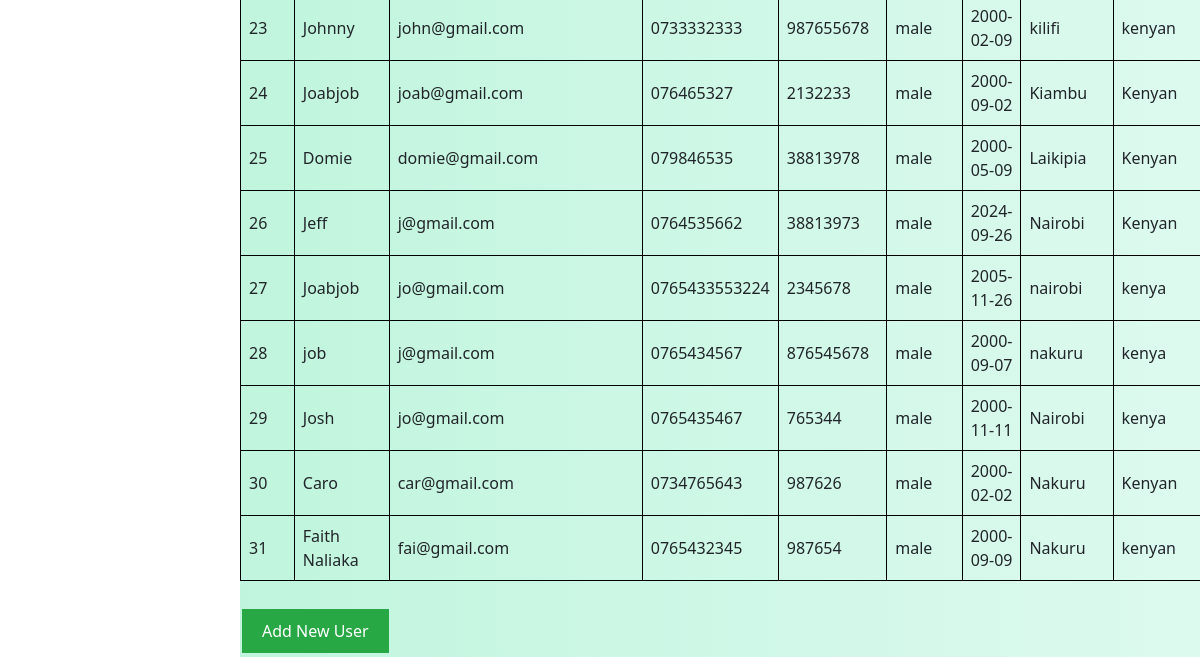
The app's page /fetch_user.php (lower part), older data.
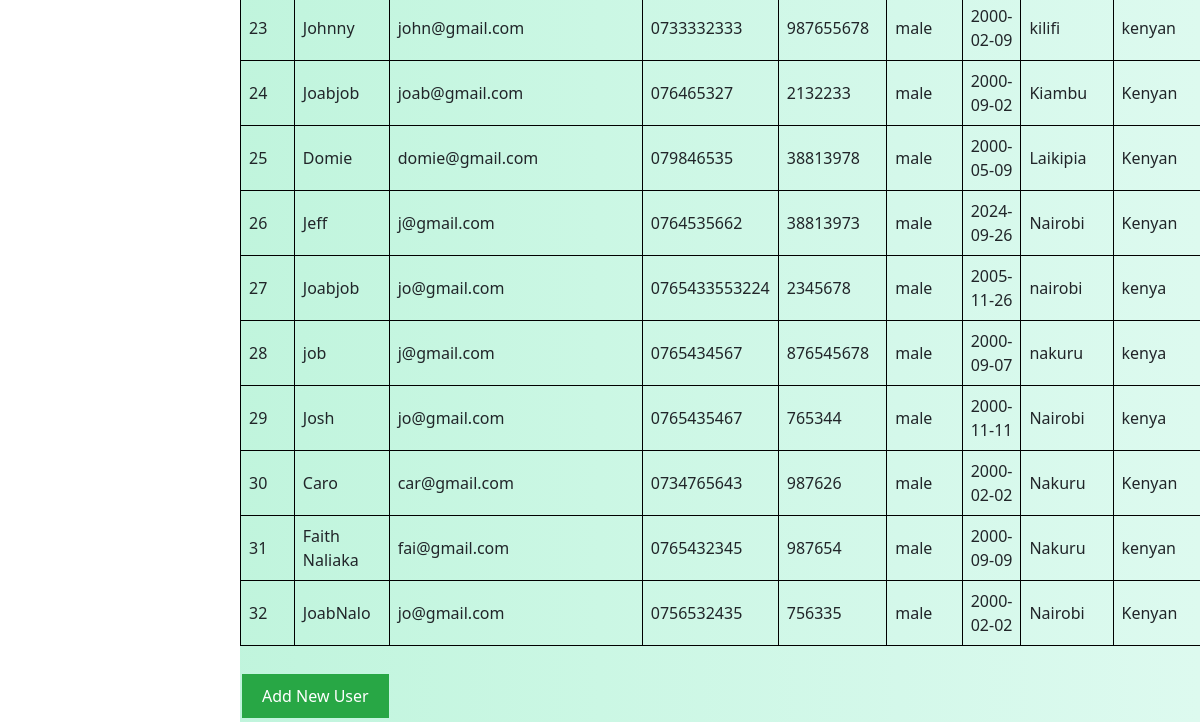
The same page, newer data.
### tables this page shows
CREATE TABLE `users` (
  `User_id` int(20) NOT NULL,
  `fullname` varchar(100) NOT NULL,
  `email` varchar(100) NOT NULL,
  `password` varchar(255) NOT NULL,
  `registration_date` timestamp NOT NULL DEFAULT current_timestamp(),
  `phone` varchar(15) DEFAULT NULL,
  `id_no` varchar(20) DEFAULT NULL,
  `gender` enum('male','female','other') DEFAULT NULL,
  `dob` date DEFAULT NULL,
  `county` varchar(50) DEFAULT NULL,
  `nationality` varchar(50) DEFAULT NULL,
  `application_count` int(11) DEFAULT 0,
  `is_premium` tinyint(1) DEFAULT 0,
  `account_status` varchar(50) DEFAULT 'Active'
);

### fetch_user.php (the view, shortened to what this page needs)
<!DOCTYPE html>
<html lang="en">
<head>
    <link href="https://cdn.jsdelivr.net/npm/bootstrap@5.0.0-beta3/dist/css/bootstrap.min.css" rel="stylesheet" />
    <link rel="stylesheet" href="https://cdnjs.cloudflare.com/ajax/libs/font-awesome/5.15.3/css/all.min.css" />
    <link rel="stylesheet" href="adminpannel.css" />
</head>
<body>
<div class="d-flex" id="wrapper">
        <div class="bg-white" id="sidebar-wrapper">
        </div>
        <div id="page-content-wrapper">
            <?php
require_once 'connect.php';
$sql = "SELECT user_id, fullname, email, password, phone, id_no, gender, dob, county, nationality FROM users";
$result = $conn->query($sql);
if ($result->num_rows > 0) {
    echo "<table>";
    while($row = $result->fetch_assoc()) {
        echo "<tr>";
        echo "<td>" . $row['user_id'] . "</td>";
        echo "<td>" . $row['fullname'] . "</td>";
        echo "<td>" . $row['email'] . "</td>";
        echo "<td>" . $row['phone'] . "</td>";
        echo "<td>" . $row['id_no'] . "</td>";
        echo "<td>" . $row['gender'] . "</td>";
        echo "<td>" . $row['dob'] . "</td>";
        echo "<td>" . $row['county'] . "</td>";
        echo "<td>" . $row['nationality'] . "</td>";
        echo "</tr>";
    }
    echo "</table>";
    echo "<br>";
     echo "<form action='add_user.php' method='GET'>";
     echo "<button type='submit' class='add-button'>Add New User</button>";
     echo "</form>";
} else {
    echo "<h2>No users found.</h2>";
}
?>
            </div>
        </div>
</body>
</html>

Row changes from the older to the newer data that the page shows:
added users: User_id "32", fullname "JoabNalo", email "jo@gmail.com", phone "0756532435", id_no "756335", gender "male", dob "2000-02-02", county "Nairobi", nationality "Kenyan"
